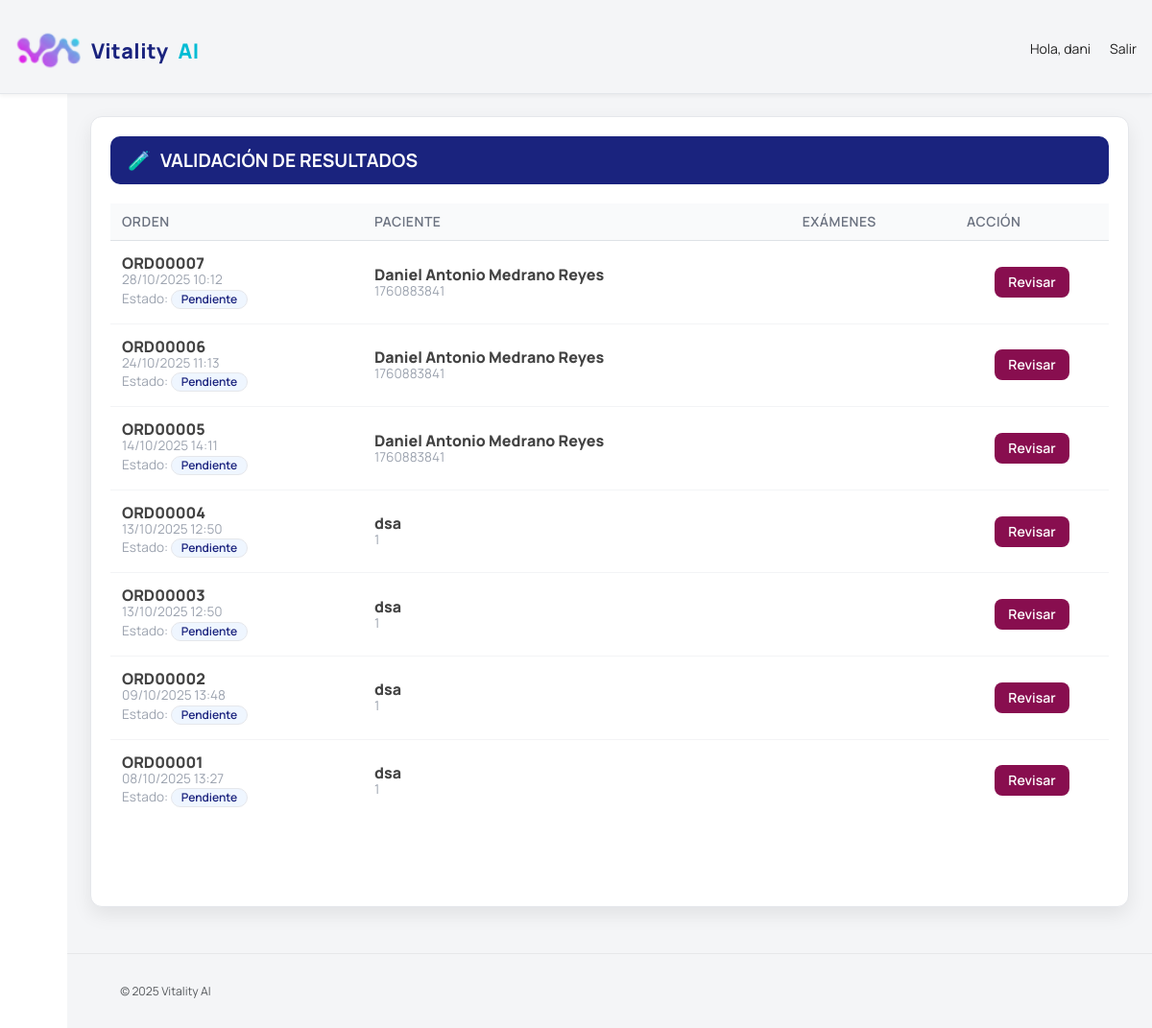
Before: /validacion/ (signed in) with the older database file.
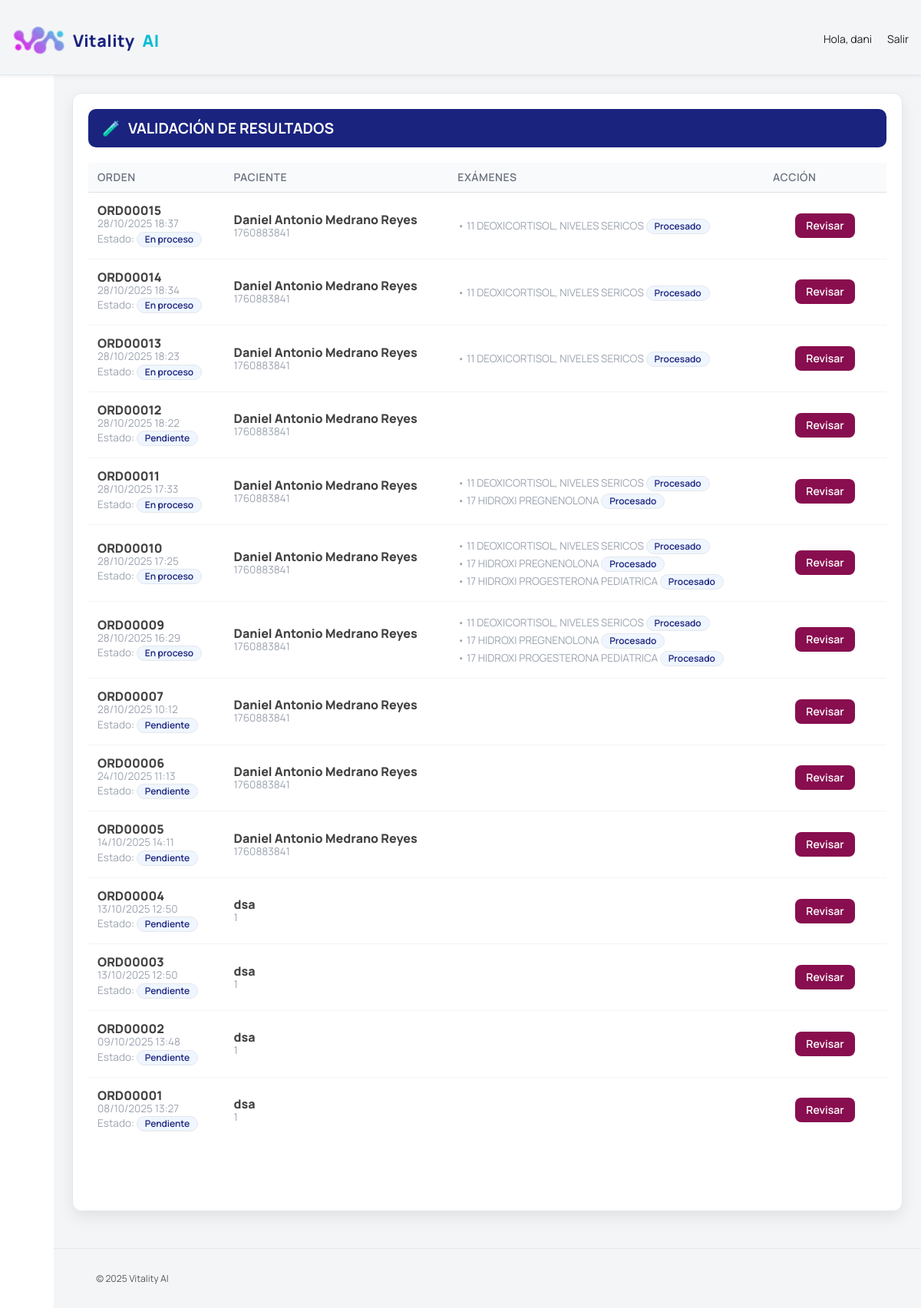
After: the same page with the newer database file.
### laboratorio/models.py (models this page shows, shortened)
class Orden(models.Model):
    paciente = models.ForeignKey(Paciente, on_delete=models.CASCADE)
    numero_orden = models.CharField(max_length=20, unique=True)
    fecha = models.DateTimeField(auto_now_add=True)
    medico = models.CharField(max_length=150, blank=True, null=True)
    tipo = models.CharField(max_length=20, choices=[('Rutina', 'Rutina'), ('Urgente', 'Urgente')], default='Rutina')
    estado = models.CharField(max_length=20, choices=[
         ('Pendiente', 'Pendiente'),
        ('En proceso', 'En proceso'),
        ('En validación', 'En validación'),
        ('Validado', 'Validado'),
    ], default='Pendiente')
    total = models.DecimalField(max_digits=10, decimal_places=2, default=0.00)
    observaciones = models.TextField(blank=True, null=True)
    equipo = models.ForeignKey(Equipo, on_delete=models.SET_NULL, null=True, blank=True)
    creado_en = models.DateTimeField(auto_now_add=True)
    actualizado_en = models.DateTimeField(auto_now=True)
    creado_por = models.ForeignKey(User, related_name='orden_creado_por', on_delete=models.SET_NULL, null=True, blank=True)
    modificado_por = models.ForeignKey(User, related_name='orden_modificado_por', on_delete=models.SET_NULL, null=True, blank=True)

class Paciente(models.Model):
    documento_identidad = models.CharField(max_length=20, unique=True)
    nombre_completo = models.CharField(max_length=150)
    sexo = models.CharField(max_length=10, choices=[('M', 'Masculino'), ('F', 'Femenino')])
    fecha_nacimiento = models.DateField(null=True, blank=True)
    telefono = models.CharField(max_length=20, blank=True, null=True)
    email = models.EmailField(blank=True, null=True)
    direccion = models.TextField(blank=True, null=True)
    numero_registro = models.PositiveIntegerField(unique=True, editable=False, null=True, blank=True)
    creado_en = models.DateTimeField(auto_now_add=True)
    actualizado_en = models.DateTimeField(auto_now=True)
    creado_por = models.ForeignKey(User, related_name='paciente_creado_por', on_delete=models.SET_NULL, null=True, blank=True)
    modificado_por = models.ForeignKey(User, related_name='paciente_modificado_por', on_delete=models.SET_NULL, null=True, blank=True)

class OrdenExamen(models.Model):
    orden = models.ForeignKey(Orden, on_delete=models.CASCADE, related_name='examenes')
    examen = models.ForeignKey(Examen, on_delete=models.CASCADE)
    precio = models.DecimalField(max_digits=10, decimal_places=2, default=0.00)
    estado = models.CharField(max_length=20, choices=[
        ('Pendiente', 'Pendiente'),
        ('Procesado', 'Procesado'),
        ('Validado', 'Validado'),
    ], default='Pendiente')
    creado_en = models.DateTimeField(auto_now_add=True)
    actualizado_en = models.DateTimeField(auto_now=True)
    creado_por = models.ForeignKey(User, related_name='ordenexamen_creado_por', on_delete=models.SET_NULL, null=True, blank=True)
    modificado_por = models.ForeignKey(User, related_name='ordenexamen_modificado_por', on_delete=models.SET_NULL, null=True, blank=True)

class Examen(models.Model):
    codigo = models.CharField(max_length=50, unique=True)
    nombre = models.CharField(max_length=200)
    area = models.CharField(max_length=100)
    unidad = models.CharField(max_length=50, blank=True, null=True)
    muestra = models.CharField(max_length=100, blank=True, null=True)  # 🧪 NUEVO CAMPO
    precio = models.DecimalField(max_digits=10, decimal_places=2, default=0.00)
    referencia_synlab = models.CharField(max_length=50, blank=True, null=True)
    activo = models.BooleanField(default=True)
    creado_en = models.DateTimeField(auto_now_add=True)
    actualizado_en = models.DateTimeField(auto_now=True)
    creado_por = models.ForeignKey(User, related_name='examen_creado_por', on_delete=models.SET_NULL, null=True, blank=True)
    modificado_por = models.ForeignKey(User, related_name='examen_modificado_por', on_delete=models.SET_NULL, null=True, blank=True)

### laboratorio/views.py (the view)
# urls.py: path('validacion/', views.validacion_lista, name='validacion_lista'),
@login_required
def validacion_lista(request):
    ordenes = (
        Orden.objects
        .select_related('paciente')
        .prefetch_related('examenes__examen', 'examenes__resultados')
        .order_by('-fecha')
    )
    candidatas = []
    for o in ordenes:
        estados_oe = [(oe.estado or '').strip() for oe in o.examenes.all()]
        tiene_en_validacion = any(s == 'En validación' for s in estados_oe)
        sin_pendientes = not any(s in ['Pendiente', 'En proceso'] for s in estados_oe)
        if tiene_en_validacion or (sin_pendientes and (o.estado or '') != 'Validado'):
            candidatas.append(o)
    return render(request, 'laboratorio/validacion_lista.html', {
        'ordenes': candidatas
    })

### laboratorio/templates/laboratorio/validacion_lista.html (shortened to what this page needs)
{% extends "base_star.html" %}
{% block content %}
<div class="slx-card">
  <div class="slx-title">
    <span class="icon">🧪</span> Validación de resultados
  </div>
  {% if not ordenes %}
    <p class="meta">No hay órdenes en validación.</p>
  {% else %}
    <table class="table">
      <thead>
        <tr>
          <th>Orden</th>
          <th>Paciente</th>
          <th>Exámenes</th>
          <th style="width:160px;">ACCIÓN</th>
        </tr>
      </thead>
      <tbody>
      {% for o in ordenes %}
        <tr data-orden="{{ o.id }}">
          <td>
            <div class="small"><strong>{{ o.numero_orden }}</strong></div>
            <div class="meta">{{ o.fecha|date:"d/m/Y H:i" }}</div>
            <div class="meta">Estado: <span class="badge">{{ o.estado }}</span></div>
          </td>
          <td>
            <div class="small"><strong>{{ o.paciente.nombre_completo }}</strong></div>
            <div class="meta">{{ o.paciente.documento_identidad }}</div>
          </td>
          <td>
            {% for oe in o.examenes.all %}
              <div class="meta">• {{ oe.examen.nombre }} <span class="badge">{{ oe.estado }}</span></div>
            {% endfor %}
          </td>
          <td class="actions">
            <button class="btn blue btn-revisar" data-orden="{{ o.id }}" type="button">Revisar</button>
          </td>
        </tr>
      {% endfor %}
      </tbody>
    </table>
  {% endif %}
  <div id="alerta" class="alert"></div>
</div>
{% endblock %}

Changed rows visible on the page:
added Orden: numero_orden "ORD00015", fecha "28/10/2025 18:37", estado "En proceso", paciente.nombre_completo "Daniel Antonio Medrano Reyes", paciente.documento_identidad "1760883841"
added OrdenExamen: examen.nombre "11 DEOXICORTISOL, NIVELES SERICOS", estado "Procesado", shown under "ORD00015"
added Orden: numero_orden "ORD00014", fecha "28/10/2025 18:34", estado "En proceso", paciente.nombre_completo "Daniel Antonio Medrano Reyes", paciente.documento_identidad "1760883841"
added OrdenExamen: examen.nombre "11 DEOXICORTISOL, NIVELES SERICOS", estado "Procesado", shown under "ORD00014"
added Orden: numero_orden "ORD00013", fecha "28/10/2025 18:23", estado "En proceso", paciente.nombre_completo "Daniel Antonio Medrano Reyes", paciente.documento_identidad "1760883841"
added OrdenExamen: examen.nombre "11 DEOXICORTISOL, NIVELES SERICOS", estado "Procesado", shown under "ORD00013"
added Orden: numero_orden "ORD00012", fecha "28/10/2025 18:22", estado "Pendiente", paciente.nombre_completo "Daniel Antonio Medrano Reyes", paciente.documento_identidad "1760883841"
added Orden: numero_orden "ORD00011", fecha "28/10/2025 17:33", estado "En proceso", paciente.nombre_completo "Daniel Antonio Medrano Reyes", paciente.documento_identidad "1760883841"
added OrdenExamen: examen.nombre "11 DEOXICORTISOL, NIVELES SERICOS", estado "Procesado", shown under "ORD00011"
added OrdenExamen: examen.nombre "17 HIDROXI PREGNENOLONA", estado "Procesado", shown under "ORD00011"
added Orden: numero_orden "ORD00010", fecha "28/10/2025 17:25", estado "En proceso", paciente.nombre_completo "Daniel Antonio Medrano Reyes", paciente.documento_identidad "1760883841"
added OrdenExamen: examen.nombre "11 DEOXICORTISOL, NIVELES SERICOS", estado "Procesado", shown under "ORD00010"
added OrdenExamen: examen.nombre "17 HIDROXI PREGNENOLONA", estado "Procesado", shown under "ORD00010"
added OrdenExamen: examen.nombre "17 HIDROXI PROGESTERONA PEDIATRICA", estado "Procesado", shown under "ORD00010"
added Orden: numero_orden "ORD00009", fecha "28/10/2025 16:29", estado "En proceso", paciente.nombre_completo "Daniel Antonio Medrano Reyes", paciente.documento_identidad "1760883841"
added OrdenExamen: examen.nombre "11 DEOXICORTISOL, NIVELES SERICOS", estado "Procesado", shown under "ORD00009"
added OrdenExamen: examen.nombre "17 HIDROXI PREGNENOLONA", estado "Procesado", shown under "ORD00009"
added OrdenExamen: examen.nombre "17 HIDROXI PROGESTERONA PEDIATRICA", estado "Procesado", shown under "ORD00009"
